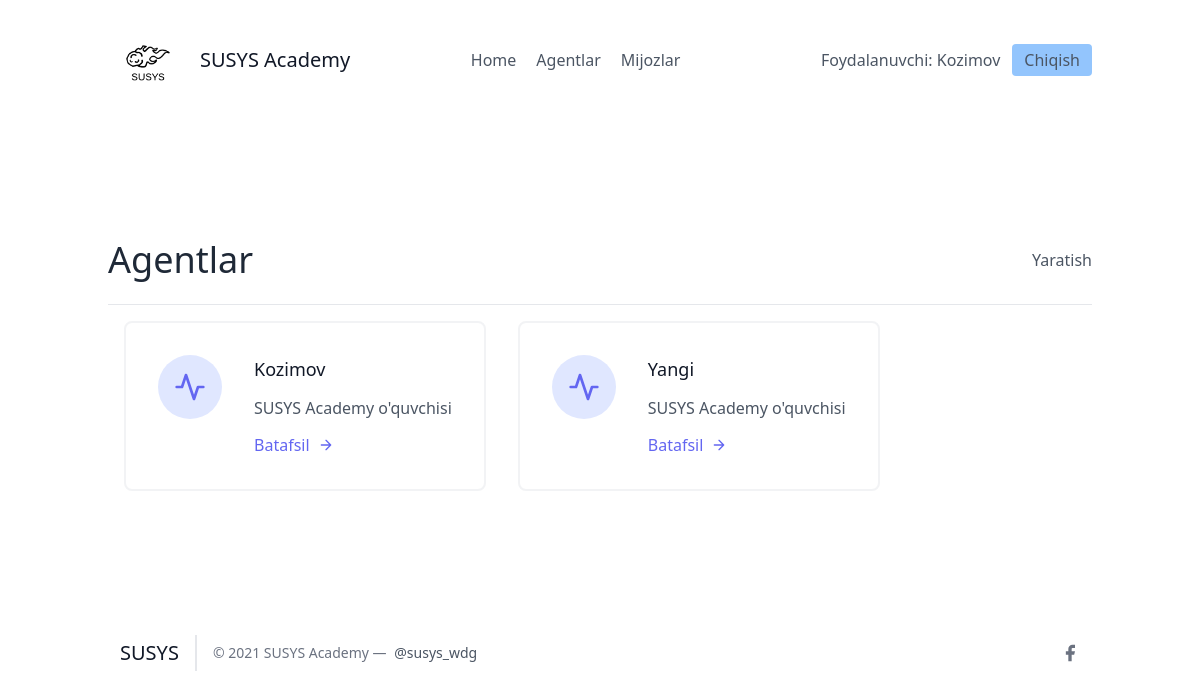
Screenshot of /agents/ (signed in) with the database file from the repository.
### leads/models.py (models this page shows, shortened)
class User(AbstractUser):
    is_organisor = models.BooleanField(default=True)
    is_agent = models.BooleanField(default=False)

class Agent(models.Model):
    user = models.OneToOneField(User, on_delete=models.CASCADE)
    organisation = models.ForeignKey(UserProfile, on_delete=models.CASCADE)

### agents/views.py (the view)
# urls.py: path('', AgentListView.as_view(), name="agent-list"),
class AgentListView(OrganiserAndLoginRequiredMixin,generic.ListView):
    template_name = "agents/agents_lists.html"
    def get_queryset(self):
        organisation = self.request.user.userprofile
        return Agent.objects.filter(organisation=organisation)

### agents/mixins.py (called while the page is built)
    def dispatch(self, request, *args, **kwargs):
        if not request.user.is_authenticated or not request.user.is_organisor:
            return redirect("login")
        return super().dispatch(request, *args, **kwargs)

### agents/templates/agents/agents_lists.html (shortened to what this page needs)
{% extends 'base.html' %}
{% block content %}
<section class="text-gray-600 body-font">
  <div class="container px-5 py-24 mx-auto flex flex-wrap">
    <div class="w-full py-6 flex justify-between items-center border-b border-gray-200">
        <div>
            <h1 class="text-4xl text-gray-800">Agentlar</h1>
        </div>
        <div>
            <a class="y=text-gray-500 hover:text-blue-700" href="{% url 'agents:agent-create' %}">Yaratish</a>
        </div>
    </div>
    <div class="flex flex-wrap">
      {% for agent in object_list %}
      <div class="p-4 lg:w-1/2 md:w-full">
        <div class="flex border-2 rounded-lg border-gray-200 border-opacity-50 p-8 sm:flex-row flex-col">
          <div class="w-16 h-16 sm:mr-8 sm:mb-0 mb-4 inline-flex items-center justify-center rounded-full bg-indigo-100 text-indigo-500 flex-shrink-0">
            <svg fill="none" stroke="currentColor" stroke-linecap="round" stroke-linejoin="round" stroke-width="2" class="w-8 h-8" viewBox="0 0 24 24">
              <path d="M22 12h-4l-3 9L9 3l-3 9H2"></path>
            </svg>
          </div>
          <div class="flex-grow">
            <h2 class="text-gray-900 text-lg title-font font-medium mb-3">{{ agent.user.username }}</h2>
            <p class="leading-relaxed text-base">SUSYS Academy o'quvchisi</p>
            <a href="{% url 'agents:agent-detail' agent.pk %}" class="mt-3 text-indigo-500 inline-flex items-center">Batafsil
              <svg fill="none" stroke="currentColor" stroke-linecap="round" stroke-linejoin="round" stroke-width="2" class="w-4 h-4 ml-2" viewBox="0 0 24 24">
                <path d="M5 12h14M12 5l7 7-7 7"></path>
              </svg>
            </a>
          </div>
        </div>
      </div>
      {% endfor %}
    </div>
  </div>
</section>
{% endblock %}

### frontend/details/navbar.html
{% load static %}
<header class="text-gray-600 body-font">
  <div class="container mx-auto flex flex-wrap p-5 flex-col md:flex-row items-center">
    <a class="flex title-font font-medium items-center text-gray-900 mb-4 md:mb-0">
      <img src="{% static 'img/logo-dark.png' %}" style="width: 80px;" alt="Logo">
      <span class="ml-3 text-xl">SUSYS Academy</span>
    </a>
    <nav class="md:ml-auto md:mr-auto flex flex-wrap items-center text-base justify-center">
      <a href="/" class="mr-5 hover:text-gray-900">Home</a>
    {% if not request.user.is_authenticated %}
      </nav>
        <button class="inline-flex items-center bg-blue-300 border-0 py-1 px-3 focus:outline-none hover:bg-blue-200 rounded text-base mt-4 md:mt-0" style="margin-right: 20px">
          <a  href="{% url 'signup' %}">Ro'yxatdan o'tish
          </a>
        </button>
    {% else %}
        {% if request.user.is_organisor %}
        <a href="/agents/" class="mr-5 hover:text-gray-900">Agentlar</a>
        {% endif %}
        <a href="/leads/" class="mr-5 hover:text-gray-900">Mijozlar</a>
      </nav>
    {% endif %}
    {% if request.user.is_authenticated %}
      Foydalanuvchi: {{ request.user.username }}
      <button class="ml-3 inline-flex items-center bg-blue-300 border-0 py-1 px-3 focus:outline-none hover:bg-blue-200 rounded text-base mt-4 md:mt-0">
        <a  href="{% url 'logout' %}">Chiqish
        </a>
      </button>
    {% else %}
    <button class="inline-flex items-center bg-blue-300 border-0 py-1 px-3 focus:outline-none hover:bg-blue-200 rounded text-base mt-4 md:mt-0">
      <a href="{% url 'login' %}">Kirish
    </a>
    </button>
    {% endif %}
  </div>
</header>

### rows the page displays
User: user.username "Kozimov"
Agent: user.username "Kozimov"
Agent: user.username "Yangi"
